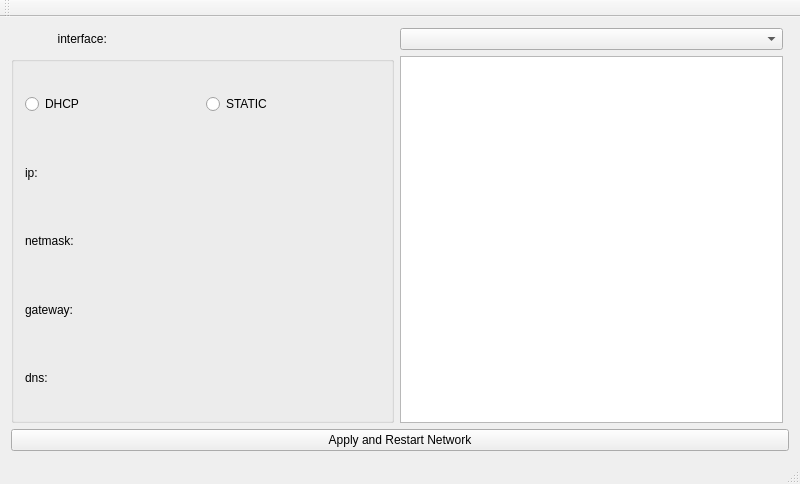
<?xml version="1.0" encoding="UTF-8"?>
<ui version="4.0">
 <class>MainWindow</class>
 <widget class="QMainWindow" name="MainWindow">
  <property name="geometry">
   <rect>
    <x>0</x>
    <y>0</y>
    <width>800</width>
    <height>484</height>
   </rect>
  </property>
  <property name="windowTitle">
   <string>MainWindow</string>
  </property>
  <widget class="QWidget" name="centralWidget">
   <layout class="QHBoxLayout" name="horizontalLayout">
    <item>
     <layout class="QGridLayout" name="gridLayout">
      <item row="1" column="1">
       <widget class="QTextEdit" name="textEdit"/>
      </item>
      <item row="1" column="0">
       <widget class="QGroupBox" name="groupBox">
        <property name="sizePolicy">
         <sizepolicy hsizetype="Expanding" vsizetype="Expanding">
          <horstretch>0</horstretch>
          <verstretch>0</verstretch>
         </sizepolicy>
        </property>
        <property name="title">
         <string/>
        </property>
        <layout class="QVBoxLayout" name="verticalLayout">
         <item>
          <layout class="QGridLayout" name="gridLayout_6">
           <item row="0" column="0">
            <widget class="QRadioButton" name="radio_dhcp">
             <property name="sizePolicy">
              <sizepolicy hsizetype="Expanding" vsizetype="Expanding">
               <horstretch>0</horstretch>
               <verstretch>0</verstretch>
              </sizepolicy>
             </property>
             <property name="text">
              <string>DHCP</string>
             </property>
            </widget>
           </item>
           <item row="0" column="1">
            <widget class="QRadioButton" name="radio_static">
             <property name="sizePolicy">
              <sizepolicy hsizetype="Expanding" vsizetype="Expanding">
               <horstretch>0</horstretch>
               <verstretch>0</verstretch>
              </sizepolicy>
             </property>
             <property name="text">
              <string>STATIC</string>
             </property>
            </widget>
           </item>
          </layout>
         </item>
         <item>
          <layout class="QGridLayout" name="gridLayout_2">
           <item row="0" column="0">
            <widget class="QLabel" name="label_2">
             <property name="sizePolicy">
              <sizepolicy hsizetype="Expanding" vsizetype="Expanding">
               <horstretch>0</horstretch>
               <verstretch>0</verstretch>
              </sizepolicy>
             </property>
             <property name="text">
              <string>ip:</string>
             </property>
            </widget>
           </item>
           <item row="0" column="1">
            <widget class="QIpAddressEdit" name="edt_ip" native="true">
             <property name="sizePolicy">
              <sizepolicy hsizetype="Expanding" vsizetype="Preferred">
               <horstretch>0</horstretch>
               <verstretch>0</verstretch>
              </sizepolicy>
             </property>
             <property name="minimumSize">
              <size>
               <width>0</width>
               <height>40</height>
              </size>
             </property>
            </widget>
           </item>
          </layout>
         </item>
         <item>
          <layout class="QGridLayout" name="gridLayout_3">
           <item row="0" column="0">
            <widget class="QLabel" name="label_3">
             <property name="sizePolicy">
              <sizepolicy hsizetype="Expanding" vsizetype="Expanding">
               <horstretch>0</horstretch>
               <verstretch>0</verstretch>
              </sizepolicy>
             </property>
             <property name="text">
              <string>netmask:</string>
             </property>
            </widget>
           </item>
           <item row="0" column="1">
            <widget class="QIpAddressEdit" name="edt_mask" native="true">
             <property name="sizePolicy">
              <sizepolicy hsizetype="Expanding" vsizetype="Preferred">
               <horstretch>0</horstretch>
               <verstretch>0</verstretch>
              </sizepolicy>
             </property>
             <property name="minimumSize">
              <size>
               <width>0</width>
               <height>40</height>
              </size>
             </property>
            </widget>
           </item>
          </layout>
         </item>
         <item>
          <layout class="QGridLayout" name="gridLayout_4">
           <item row="0" column="0">
            <widget class="QLabel" name="label_4">
             <property name="sizePolicy">
              <sizepolicy hsizetype="Expanding" vsizetype="Expanding">
               <horstretch>0</horstretch>
               <verstretch>0</verstretch>
              </sizepolicy>
             </property>
             <property name="text">
              <string>gateway:</string>
             </property>
            </widget>
           </item>
           <item row="0" column="1">
            <widget class="QIpAddressEdit" name="edt_gateway" native="true">
             <property name="sizePolicy">
              <sizepolicy hsizetype="Expanding" vsizetype="Preferred">
               <horstretch>0</horstretch>
               <verstretch>0</verstretch>
              </sizepolicy>
             </property>
             <property name="minimumSize">
              <size>
               <width>0</width>
               <height>40</height>
              </size>
             </property>
            </widget>
           </item>
          </layout>
         </item>
         <item>
          <layout class="QGridLayout" name="gridLayout_5">
           <item row="0" column="0">
            <widget class="QLabel" name="label_5">
             <property name="sizePolicy">
              <sizepolicy hsizetype="Expanding" vsizetype="Expanding">
               <horstretch>0</horstretch>
               <verstretch>0</verstretch>
              </sizepolicy>
             </property>
             <property name="text">
              <string>dns:</string>
             </property>
            </widget>
           </item>
           <item row="0" column="1">
            <widget class="QIpAddressEdit" name="edt_dns" native="true">
             <property name="sizePolicy">
              <sizepolicy hsizetype="Expanding" vsizetype="Preferred">
               <horstretch>0</horstretch>
               <verstretch>0</verstretch>
              </sizepolicy>
             </property>
             <property name="minimumSize">
              <size>
               <width>0</width>
               <height>40</height>
              </size>
             </property>
            </widget>
           </item>
          </layout>
         </item>
         <item>
          <layout class="QGridLayout" name="gridLayout_7"/>
         </item>
        </layout>
       </widget>
      </item>
      <item row="0" column="0">
       <widget class="QLabel" name="label">
        <property name="sizePolicy">
         <sizepolicy hsizetype="Expanding" vsizetype="Preferred">
          <horstretch>0</horstretch>
          <verstretch>0</verstretch>
         </sizepolicy>
        </property>
        <property name="text">
         <string>              interface:</string>
        </property>
       </widget>
      </item>
      <item row="3" column="0" colspan="3">
       <widget class="QPushButton" name="ok">
        <property name="sizePolicy">
         <sizepolicy hsizetype="Expanding" vsizetype="Fixed">
          <horstretch>0</horstretch>
          <verstretch>0</verstretch>
         </sizepolicy>
        </property>
        <property name="text">
         <string>Apply and Restart Network</string>
        </property>
       </widget>
      </item>
      <item row="0" column="1">
       <widget class="QComboBox" name="cb_interface">
        <property name="sizePolicy">
         <sizepolicy hsizetype="Expanding" vsizetype="Fixed">
          <horstretch>0</horstretch>
          <verstretch>0</verstretch>
         </sizepolicy>
        </property>
       </widget>
      </item>
     </layout>
    </item>
   </layout>
  </widget>
  <widget class="QMenuBar" name="menuBar">
   <property name="geometry">
    <rect>
     <x>0</x>
     <y>0</y>
     <width>800</width>
     <height>25</height>
    </rect>
   </property>
  </widget>
  <widget class="QToolBar" name="mainToolBar">
   <attribute name="toolBarArea">
    <enum>TopToolBarArea</enum>
   </attribute>
   <attribute name="toolBarBreak">
    <bool>false</bool>
   </attribute>
  </widget>
  <widget class="QStatusBar" name="statusBar"/>
 </widget>
 <layoutdefault spacing="6" margin="11"/>
 <customwidgets>
  <customwidget>
   <class>QIpAddressEdit</class>
   <extends>QWidget</extends>
   <header>qipaddressedit.h</header>
   <container>1</container>
  </customwidget>
 </customwidgets>
 <resources/>
 <connections/>
</ui>
